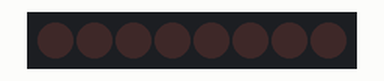
A sketch run on a simulated Arduino Uno, built with avr-gcc and run on an emulated ATmega328P. Shown: 8 shift-register outputs drawn as a row of LEDs (first output left, lit = HIGH). Wiring (inferred from the names in the program): shift register (74HC595): data pin 11; shift clock pin 12; latch pin 8. Wiring (inferred from the signals the program sends): row of LEDs: on Q0, Q1, Q2, Q3, Q4, Q5, Q6, Q7.

Above: at 0.5 s.
At 1.5 s:
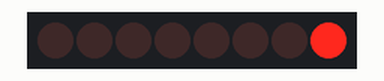
At 2.5 s:
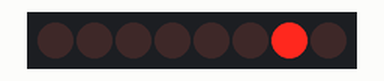
At 3.5 s:
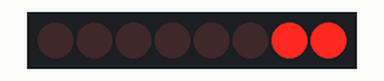
At 4.5 s:
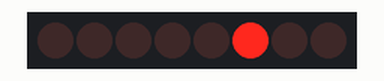
Timing chart, 0 to 6.5 s (numbered marks = the images above):
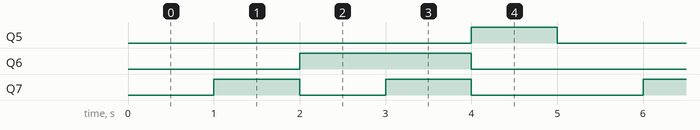

The sketch:

sketch_dec08a.ino
```cpp
int latchPin = 8;
int clockPin = 12;
int dataPin = 11;


void setup() {
  // put your setup code here, to run once:
  pinMode(latchPin, OUTPUT);
  pinMode(clockPin, OUTPUT);
  pinMode(dataPin, OUTPUT);
}

void loop() {
  // put your main code here, to run repeatedly:
  for(int j=0; j< 5; j++){
    digitalWrite(latchPin, LOW);
    shiftOut(dataPin, clockPin, LSBFIRST, j);
    digitalWrite(latchPin, HIGH);
    delay(1000);
  }
}
```

Measured:
- by itself, Q5: alternates HIGH for 1.0 s and LOW for 4.0 s
- by itself, Q6: alternates HIGH for 2.0 s and LOW for 3.0 s
- by itself, Q7: repeats every 5.0 s: LOW 1.0 s, HIGH 1.0 s, LOW 2.0 s, HIGH 1.0 s
